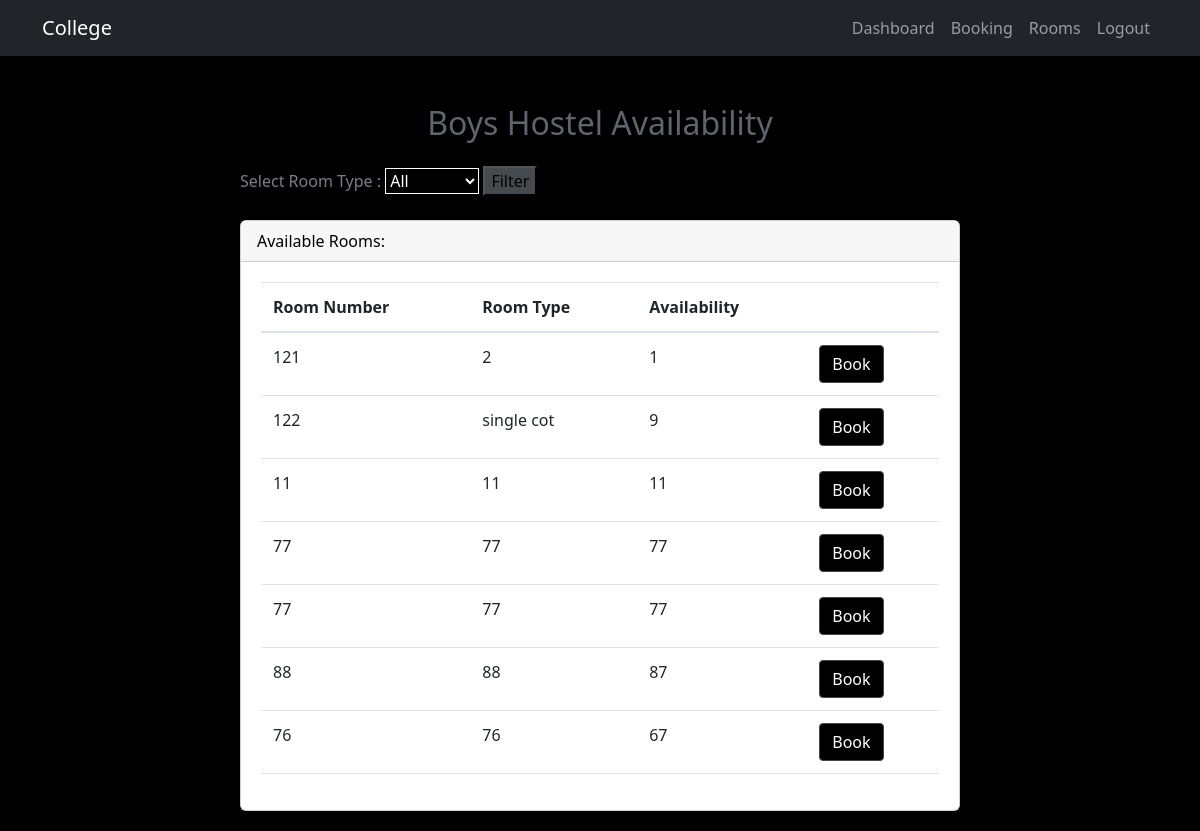
The page /availability/boys/ (signed in) on the database its author committed.
### SelectionApp/models.py (models this page shows, shortened)
class Room(models.Model):
    hostel = models.ForeignKey(Hostel, on_delete=models.CASCADE)
    room_number = models.CharField(max_length=10)
    room_type = models.CharField(max_length=10, blank=True)
    availability = models.PositiveIntegerField(default=0)

### SelectionApp/views.py (the view)
# urls.py: path('availability/<str:hostel>/', views.availability, name='availability'),
@login_required(login_url='login')
def availability(request, hostel):
    if hostel == 'boys':
        return availability_boys(request)
    elif hostel == 'girls':
        return availability_girls(request)
    else:
        return redirect('home')

### SelectionApp/views.py (called while the page is built)
@login_required(login_url='login')
def availability_boys(request):
    boys_hostel = Hostel.objects.get(name='boys')
    boys_rooms = Room.objects.filter(hostel=boys_hostel, availability__gt=0)
    room_types = Room.objects.filter(hostel=boys_hostel, availability__gt=0).values_list('room_type', flat=True).distinct()
    if request.method == 'GET':
        room_type_filter = request.GET.get('room_type')
        if room_type_filter:
            boys_rooms = boys_rooms.filter(room_type=room_type_filter)
    return render(request, 'availability_boys.html', {'rooms': boys_rooms, 'room_types': room_types})

### templates/availability_boys.html (shortened to what this page needs)
{% extends 'base2.html' %}
{% block content %}
<!DOCTYPE html>
<html lang="en">
<head>
</head>
<body>
    <div class="row justify-content-center">
        <div class="col-md-8">
            <h2 class="text-center my-4" style="color: #5e656c;">Boys Hostel Availability</h2>
            <form method="GET" action="{% url 'availability' hostel='boys' %}">
                <label for="room_type" style="color: #787f85;">Select Room Type :</label>
                <select name="room_type" id="room_type">
                    <option value="">All</option>
                </select>
                <button type="submit" style="background-color: #454a4f;color: #000000;">Filter</button>
            </form>
            <div class="card mt-4">
                <div class="card-header">
                    Available Rooms:
                </div>
                <div class="card-body">
                    <table class="table">
                        <thead>
                            <tr>
                                <th scope="col">Room Number</th>
                                <th scope="col">Room Type</th>
                                <th scope="col">Availability</th>
                                <th scope="col"></th>
                            </tr>
                        </thead>
                        <tbody>
                            {% for room in rooms %}
                                <tr>
                                    <td>{{ room.room_number }}</td>
                                    <td>{{ room.room_type }}</td>
                                    <td>{{ room.availability }}</td>
                                    <td>
                                        <a href="{% url 'room_form' room_id=room.id %}" class="btn btn-primary">Book</a>
                                    </td>
                                </tr>
                            {% endfor %}
                        </tbody>
                    </table>
                </div>
            </div>
        </div>
    </div>
</body>
</html>
{% endblock %}

### templates/base2.html (shortened to what this page needs)
{% load static %}
<!DOCTYPE html>
<html lang="en">
<head>
    <link rel="stylesheet" href="{% static 'css/bootstrap.min.css' %}">
</head>
<body>
    <nav class="navbar navbar-expand-lg navbar-dark bg-dark">
        <div class="container">
            <a class="navbar-brand" href="{% url 'home' %}">College</a>
            <div class="collapsible-nav-container">
                <div class="collapse navbar-collapse" id="navbarNav">
                    <ul class="navbar-nav ml-auto">
                        {% if request.user.is_authenticated %}
                            <li class="nav-item">
                                <a class="nav-link" href="{% url 'dashboard' %}">Dashboard</a>
                            </li>
                            <li class="nav-item">
                                <a class="nav-link" href="{% url 'home' %}">Booking</a>
                            </li>
                            {% if request.user.is_staff %}
                            <li class="nav-item">
                                <a class="nav-link" href="{% url 'staff_Booking' %}">Rooms</a>
                            </li>
                            {% endif %}
                            <li class="nav-item">
                                <a class="nav-link" href="{% url 'logout' %}">Logout</a>
                            </li>
                        {% endif %}
                    </ul>
                </div>
            </div>
        </div>
    </nav>
    <div class="container mt-4">
        {% block content %}
        {% endblock %}
    </div>
</body>
</html>

### templates/availability_boys.html (style rules this page uses)
body { background-color: rgb(0, 0, 0); }
.row { margin: 20px 0; }
.text-center { text-align: center; color: #bfbfbf; }
.my-4 { margin-top: 4rem; margin-bottom: 4rem; }
.btn { display: inline-block; font-weight: 400; text-align: center; white-space: nowrap; vertical-align: middle; user-select: none; border: 1px solid transparent; padding: 0.375rem 0.75rem; font-size: 1rem; line-height: 1.5; border-radius: 0.25rem; transition: color 0.15s ease-in-out, background-color 0.15s ease-in-out, border-color 0.15s ease-in-out, box-shadow 0.15s ease-in-out; }
.btn-primary { color: #fff; background-color: #000000; border-color: #454a4f; }
.card { margin-top: 20px; }
.card-header { background-color: #f7f7f7; color: #000000; text-align: left; }
.card-body { padding: 20px; }
.table { width: 100%; margin-bottom: 1rem; color: #212529; }
.table th, .table td { padding: 0.75rem; vertical-align: top; border-top: 1px solid #dee2e6; }
.table thead th { vertical-align: bottom; border-bottom: 2px solid #dee2e6; }
#room_type { color: #ffffff; background-color: #000000; border: 1px solid #ffffff; }
#room_type option { color: #000000; background-color: #ffffff; }
#room_type option:checked { outline: none; background-color: #6c757d; color: #ffffff; }

### rows shown on the page
Room: room_number "121", room_type "2", availability "1"
Room: room_number "122", room_type "single cot", availability "9"
Room: room_number "11", room_type "11", availability "11"
Room: room_number "77", room_type "77", availability "77"
Room: room_number "77", room_type "77", availability "77"
Room: room_number "88", room_type "88", availability "87"
Room: room_number "76", room_type "76", availability "67"
